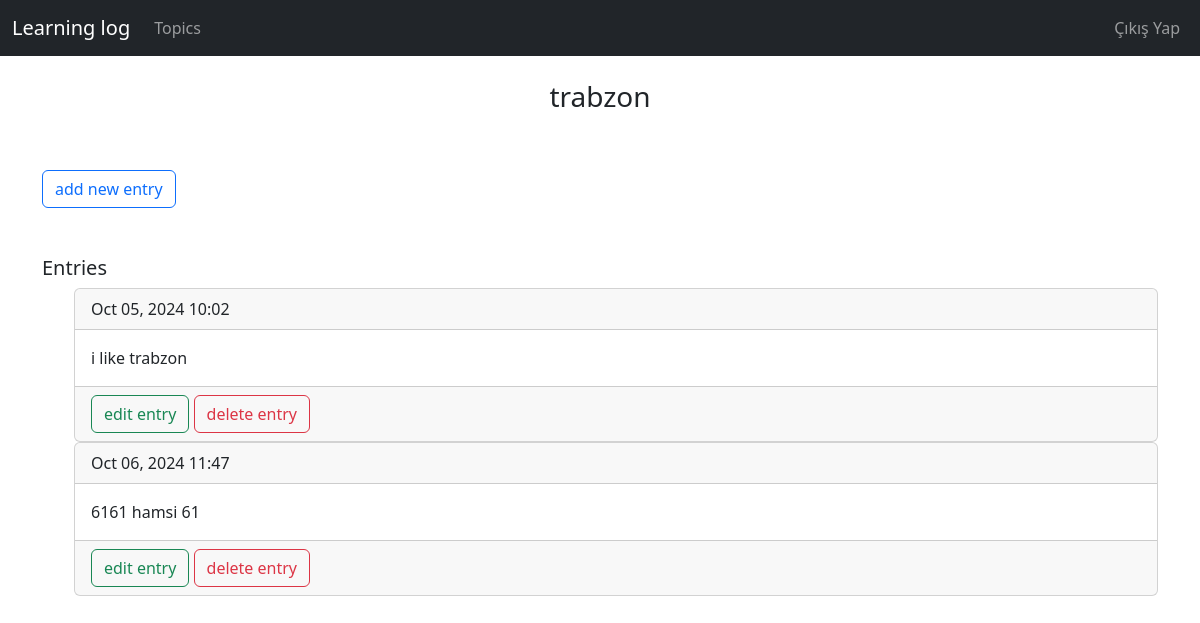
Page /topics/2 (signed in) on the committed database.
### learning_logs/models.py (models this page shows, shortened)
class Topic(models.Model):
    text = models.CharField(max_length=200)
    date_added = models.DateTimeField(auto_now_add=True)
    def __str__(self):
        return self.text

class Entry(models.Model):
    topic = models.ForeignKey(Topic, on_delete=models.CASCADE)
    text = models.TextField()
    date_added = models.DateTimeField(auto_now_add=True)
    class Meta:
        verbose_name_plural = "entries"

### learning_logs/views.py (the view)
# urls.py: path('topics/<int:topic_id>', views.topic, name='topic'),
@login_required
def topic(request, topic_id):
    topic = Topic.objects.get(id=topic_id)
    entries = Entry.objects.filter(topic_id=topic_id)
    context = {'topic': topic, 'entries': entries}
    return render(request, 'learning_logs/topic.html', context)

### learning_logs/templates/learning_logs/topic.html
{% extends 'learning_logs/base.html' %}
{% block content %}
    <h3 class="text-center">{{ topic }}</h3>
    <a href="{% url 'learning_logs:new_entry' topic.id %}" class="btn btn-outline-primary my-5">add new entry</a>
    <h5>Entries</h5>
    <ul>
        {% for entry in entries %}
            <div class="card">
                <div class="card-header">
                    {{entry.date_added|date:'M d, Y H:i'}}
                </div>
                <div class="card-body">
                    {{entry.text}}
                </div>
                <div class="card-footer">
                    <a href="{% url 'learning_logs:edit_entry' entry.id %}" class="btn btn-outline-success">edit entry</a>
                    <a href="{% url 'learning_logs:delete_entry' entry.id %}" class="btn btn-outline-danger">delete entry</a>
                </div>
            </div>
        {% empty %}
            <p>bir entry yok</p>
        {% endfor %}
    </ul>
{% endblock %}

### learning_logs/templates/learning_logs/base.html (style rules this page uses)
a { text-decoration: none; }

### rows in the picture
Topic: text "trabzon"
Entry: date_added "Oct 05, 2024 10:02", text "i like trabzon"
Entry: date_added "Oct 06, 2024 11:47", text "6161 hamsi 61"
